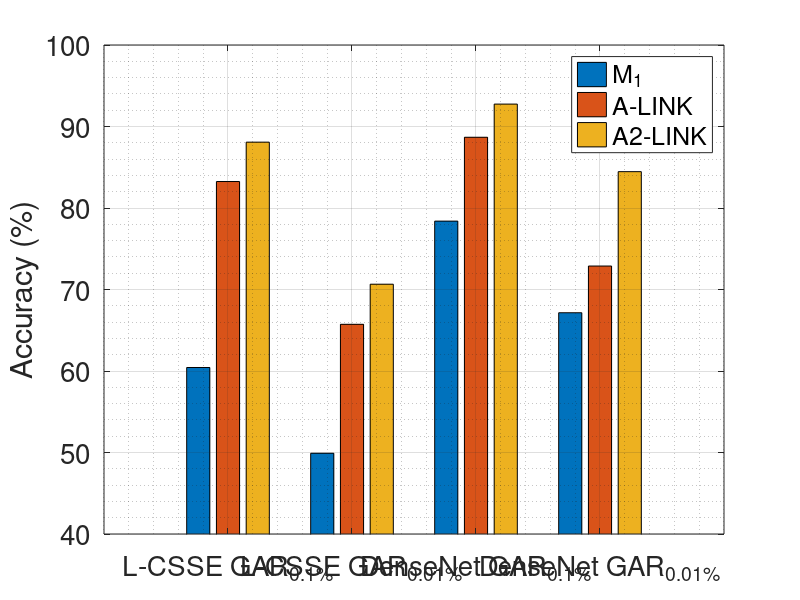

The MATLAB script that drew this image:
data = [60.43 83.25 88.08; 49.91 65.73 70.65; 78.39 88.68 92.75; 67.15 72.88 84.46];
bar(data);
names = {'L-CSSE GAR_{0.1%}', 'L-CSSE GAR_{0.01%}', 'DenseNet GAR_{0.1%}', 'DenseNet GAR_{0.01%}'};
set(gca,'xticklabel', names);
ylim([40 100]);
ylabel('Accuracy (%)');
legend({'M_{1}', 'A-LINK', 'A2-LINK'});
set(gca,'FontSize',20);
grid on;
grid minor;
